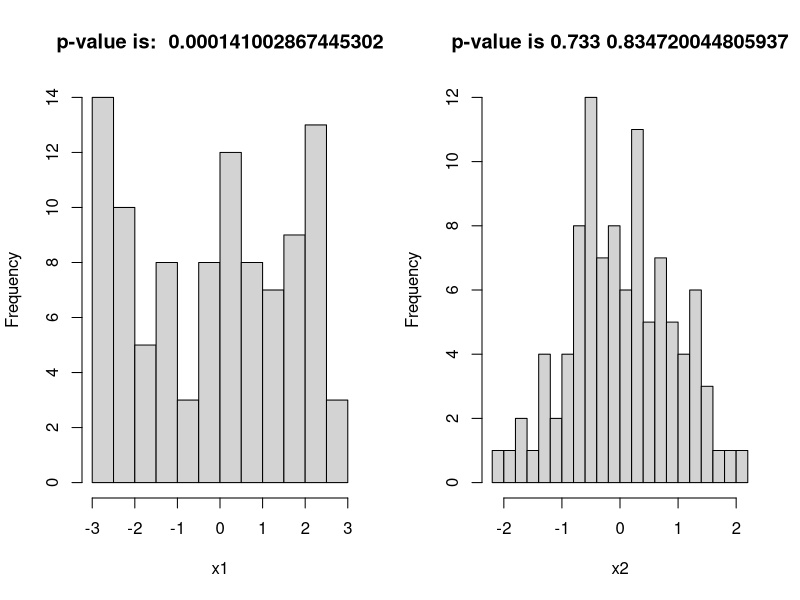

R code for this plot:
 
x1<-runif(100,-3,3) #生成100个均匀分布数据
x2<-rnorm(100, mean = 0, sd = 1)#生成100个正态分布数据

par(mfrow = c(1,2))
hist(x1,breaks = 20,main=paste("p-value is: ",shapiro.test(x1)$p.value))
hist(x2,breaks = 20,main=paste("p-value is 0.733",shapiro.test(x2)$p.value))




